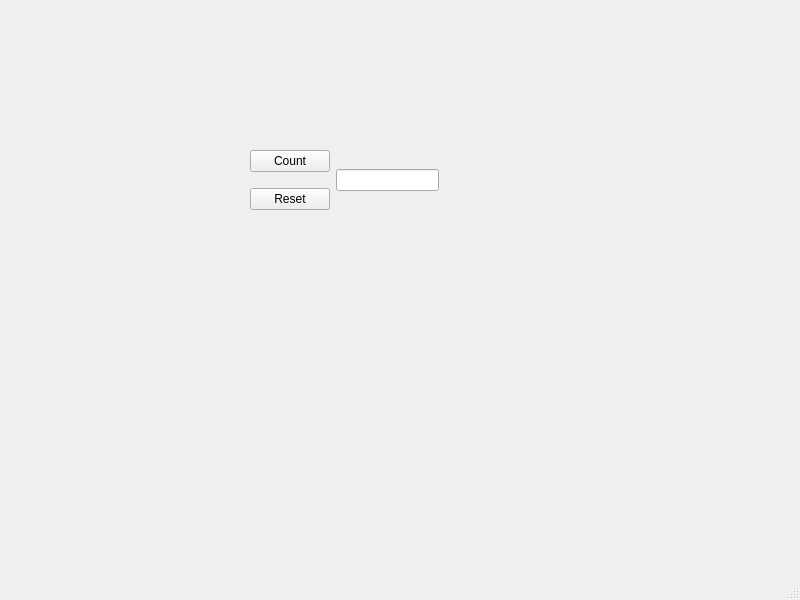
<?xml version="1.0" encoding="UTF-8"?>
<ui version="4.0">
 <class>MainWindow</class>
 <widget class="QMainWindow" name="MainWindow">
  <property name="geometry">
   <rect>
    <x>0</x>
    <y>0</y>
    <width>800</width>
    <height>600</height>
   </rect>
  </property>
  <property name="windowTitle">
   <string>MainWindow</string>
  </property>
  <widget class="QWidget" name="centralwidget">
   <widget class="QWidget" name="gridLayoutWidget">
    <property name="geometry">
     <rect>
      <x>250</x>
      <y>140</y>
      <width>189</width>
      <height>80</height>
     </rect>
    </property>
    <layout class="QGridLayout" name="gridLayout">
     <item row="0" column="0">
      <widget class="QPushButton" name="count">
       <property name="text">
        <string>Count</string>
       </property>
      </widget>
     </item>
     <item row="1" column="0">
      <widget class="QPushButton" name="Reset">
       <property name="text">
        <string>Reset</string>
       </property>
      </widget>
     </item>
     <item row="0" column="1" rowspan="2">
      <widget class="QLineEdit" name="lineEdit"/>
     </item>
    </layout>
   </widget>
  </widget>
  <widget class="QMenuBar" name="menubar">
   <property name="geometry">
    <rect>
     <x>0</x>
     <y>0</y>
     <width>800</width>
     <height>25</height>
    </rect>
   </property>
  </widget>
  <widget class="QStatusBar" name="statusbar"/>
 </widget>
 <resources/>
 <connections/>
</ui>
